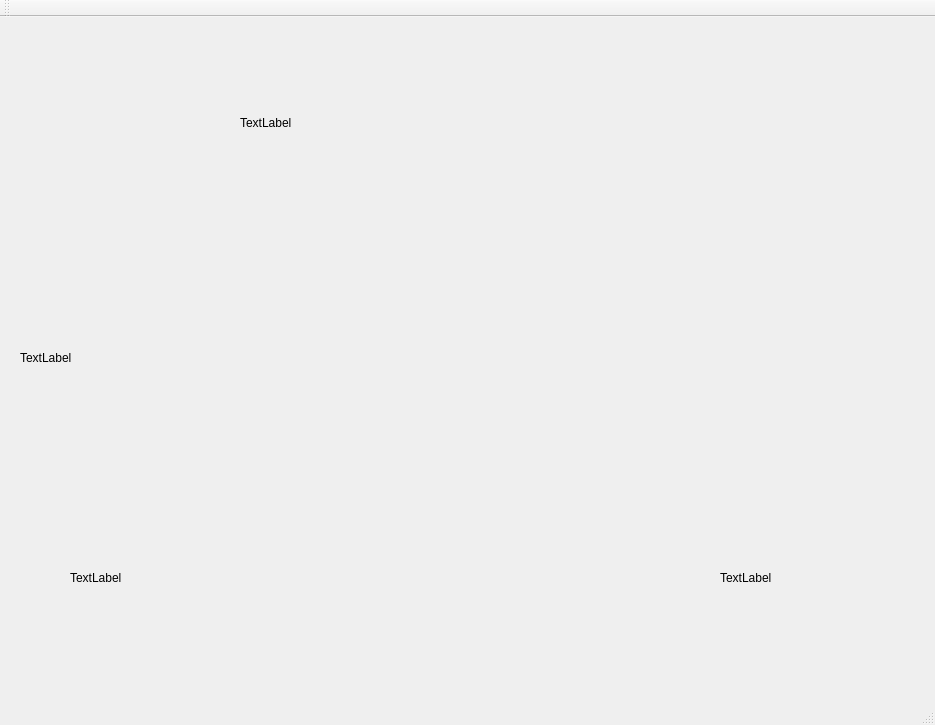
<?xml version="1.0" encoding="UTF-8"?>
<ui version="4.0">
 <class>MainWindow</class>
 <widget class="QMainWindow" name="MainWindow">
  <property name="geometry">
   <rect>
    <x>0</x>
    <y>0</y>
    <width>935</width>
    <height>725</height>
   </rect>
  </property>
  <property name="windowTitle">
   <string>MainWindow</string>
  </property>
  <widget class="QWidget" name="centralWidget">
   <widget class="QLabel" name="label_pic">
    <property name="geometry">
     <rect>
      <x>20</x>
      <y>-20</y>
      <width>931</width>
      <height>721</height>
     </rect>
    </property>
    <property name="frameShadow">
     <enum>QFrame::Sunken</enum>
    </property>
    <property name="text">
     <string>TextLabel</string>
    </property>
   </widget>
   <widget class="QPushButton" name="pushButton_quitter">
    <property name="geometry">
     <rect>
      <x>90</x>
      <y>540</y>
      <width>70</width>
      <height>41</height>
     </rect>
    </property>
    <property name="text">
     <string/>
    </property>
    <property name="checkable">
     <bool>false</bool>
    </property>
    <property name="checked">
     <bool>false</bool>
    </property>
    <property name="autoDefault">
     <bool>false</bool>
    </property>
    <property name="default">
     <bool>false</bool>
    </property>
    <property name="flat">
     <bool>true</bool>
    </property>
   </widget>
   <widget class="QLabel" name="label_parc">
    <property name="geometry">
     <rect>
      <x>70</x>
      <y>190</y>
      <width>281</width>
      <height>281</height>
     </rect>
    </property>
    <property name="styleSheet">
     <string notr="true">image: url(:/img/img/EP17_DM_001_Onlineticket_Artikelbild_Parken.jpg);</string>
    </property>
    <property name="text">
     <string/>
    </property>
   </widget>
   <widget class="QLabel" name="label_start">
    <property name="geometry">
     <rect>
      <x>720</x>
      <y>530</y>
      <width>131</width>
      <height>61</height>
     </rect>
    </property>
    <property name="text">
     <string>TextLabel</string>
    </property>
   </widget>
   <widget class="QLabel" name="label_quitter">
    <property name="geometry">
     <rect>
      <x>70</x>
      <y>530</y>
      <width>131</width>
      <height>61</height>
     </rect>
    </property>
    <property name="text">
     <string>TextLabel</string>
    </property>
   </widget>
   <widget class="QPushButton" name="pushButton_start">
    <property name="geometry">
     <rect>
      <x>730</x>
      <y>540</y>
      <width>70</width>
      <height>41</height>
     </rect>
    </property>
    <property name="text">
     <string/>
    </property>
    <property name="checkable">
     <bool>false</bool>
    </property>
    <property name="flat">
     <bool>true</bool>
    </property>
   </widget>
   <widget class="QLabel" name="bb">
    <property name="geometry">
     <rect>
      <x>240</x>
      <y>20</y>
      <width>811</width>
      <height>171</height>
     </rect>
    </property>
    <property name="text">
     <string>TextLabel</string>
    </property>
   </widget>
   <zorder>label_pic</zorder>
   <zorder>label_parc</zorder>
   <zorder>label_quitter</zorder>
   <zorder>label_start</zorder>
   <zorder>pushButton_start</zorder>
   <zorder>pushButton_quitter</zorder>
   <zorder>bb</zorder>
  </widget>
  <widget class="QMenuBar" name="menuBar">
   <property name="geometry">
    <rect>
     <x>0</x>
     <y>0</y>
     <width>935</width>
     <height>21</height>
    </rect>
   </property>
  </widget>
  <widget class="QToolBar" name="mainToolBar">
   <attribute name="toolBarArea">
    <enum>TopToolBarArea</enum>
   </attribute>
   <attribute name="toolBarBreak">
    <bool>false</bool>
   </attribute>
  </widget>
  <widget class="QStatusBar" name="statusBar"/>
 </widget>
 <layoutdefault spacing="6" margin="11"/>
 <resources/>
 <connections/>
</ui>
